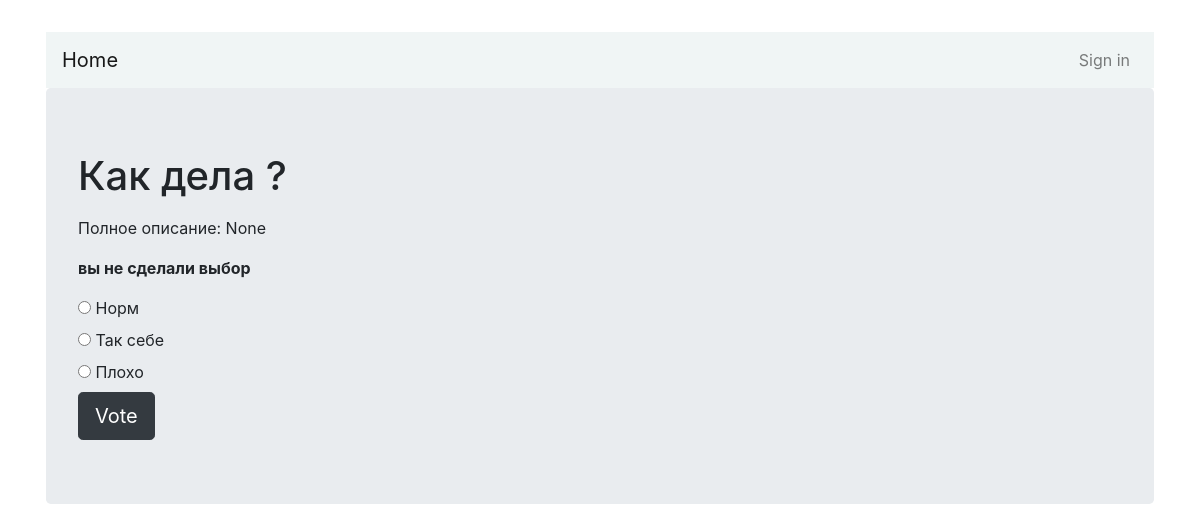
Page /1/vote/ on the earlier database version.
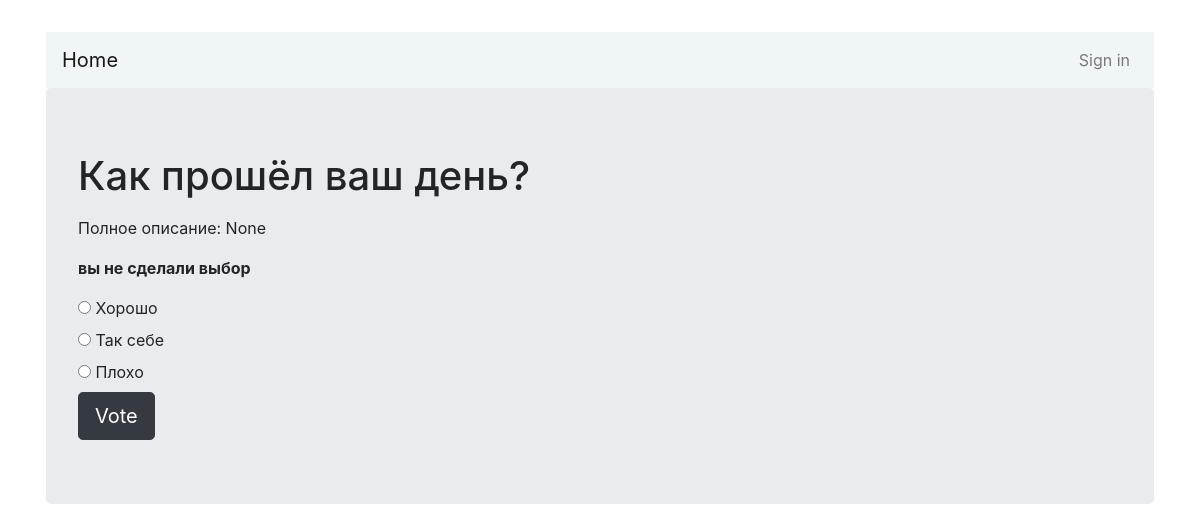
Same page on the later database version.
### users/models.py (models this page shows, shortened)
class Question(models.Model):
    question_text = models.CharField(max_length=200)
    pub_date = models.DateTimeField('Date published')
    life_time = models.DateTimeField(default=datetime.now() + timedelta(days=1),
                                     verbose_name='Время жизни',
                                     null=False)
    votes = models.IntegerField(default=0)
    img = models.ImageField(null=True, default='default.jpg', upload_to="images/question")
    description = models.TextField(max_length=600, null=True)
    description2 = models.TextField(max_length=600, null=True)

class Choice(models.Model):
    question = models.ForeignKey(Question, on_delete=models.CASCADE)
    choice_text = models.CharField(max_length=200)
    votes = models.IntegerField(default=0)

### users/views.py (the view)
# urls.py: path('<int:question_id>/vote/', views.vote, name='vote'),
def vote(request, question_id):
    question = get_object_or_404(Question, pk=question_id)
    try:
        selected_choice = question.choice_set.get(pk=request.POST['choice'])
    except (KeyError, Choice.DoesNotExist):
        return render(request, 'polls/detail.html', {
            'question': question,
            'error_message': 'вы не сделали выбор'
        })
    else:
        selected_choice.votes += 1
        selected_choice.save()
        return HttpResponseRedirect(reverse('results', args=(question.id,)))

### users/templates/polls/detail.html (shortened to what this page needs)
{% extends "users/base.html" %}
{% block content %}
<div class="jumbotron">
<form action="{% url 'vote' question.id %}" method="post">
    <fieldset>
        <legend>
            <h1>{{question.question_text}}</h1>
        </legend>
        <p>Полное описание: {{ question.description2 }}</p>
        {% if error_message %}<p><strong> {{error_message}}</strong></p>{% endif %}
        {% for choice in question.choice_set.all %}
            <h6>Вы уже проголосовали!</h6>
        <input type="radio" name="choice" id="choice{{forloop.counter}}" value="{{choice.id}}">
        <label for="choice{{forloop.counter}}">{{choice.choice_text}}</label><br>
        {% endfor %}
    </fieldset>
<input type="submit" value="Vote" class="btn btn-dark btn-lg">
</form>
</div>
{% endblock %}

Differences in the rows shown:
changed Question "None": question_text "Как дела ?" → "Как прошёл ваш день?"
changed Choice: choice "☐ Норм" → "☐ Хорошо"; choice_text "Норм" → "Хорошо"
